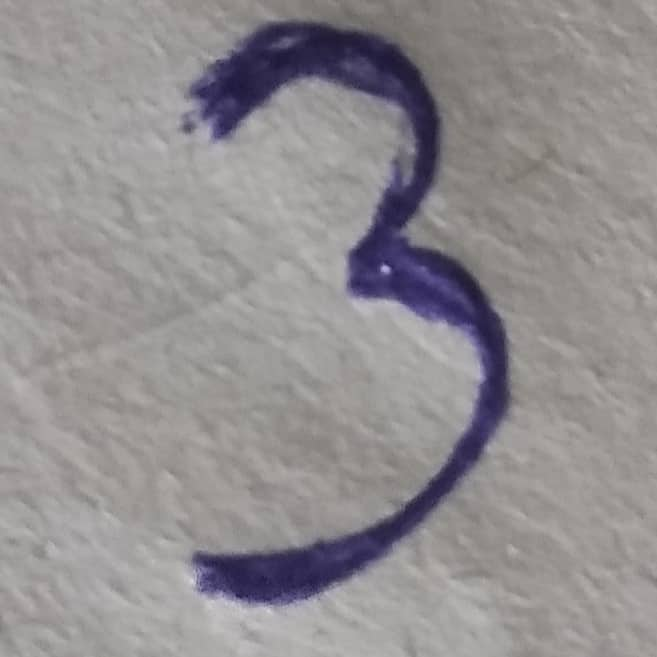
#> input picture Đồ Án 2 CNTT/test.jpg, 657 x 657 px
$ python -i SVM_And_HOG.py   (imports and definitions only)   (older library calls are emulated)
#> lines starting #> are read from the running program, lines starting #| are printed output that depends on the picture
import matplotlib.pyplot as plt
import os
import numpy as np
import gzip
from sklearn import svm
from skimage.feature import hog
from skimage import io
import time
import random

from PIL import Image, ImageFilter

def imageprepare(argv):
    """
    This function returns the pixel values.
    The imput is a png file location.
    """
#> called with argv = 'test.jpg'
    im = Image.open(argv).convert('L')
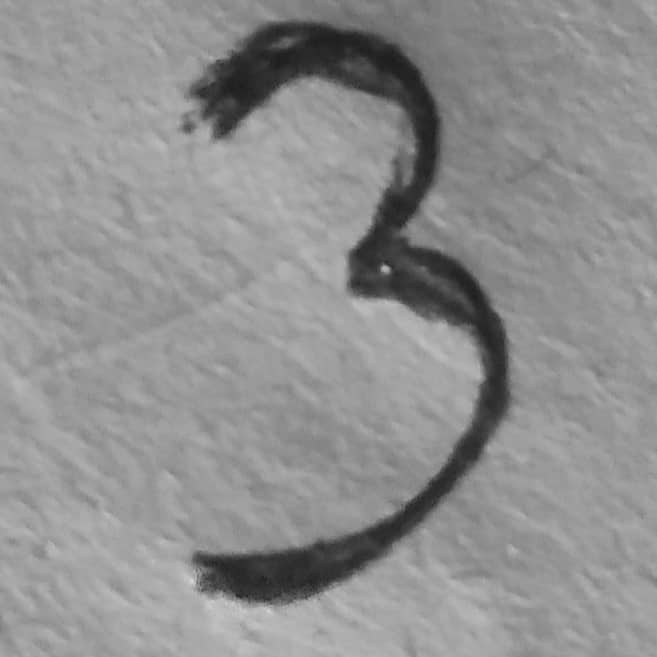
#> im: PIL image 657x657 L; min 27, max 217, mean 143.7
    width = float(im.size[0])
#> width = 657
    height = float(im.size[1])
#> height = 657
    newImage = Image.new('L', (28, 28), (255))  # creates white canvas of 28x28 pixels
#> newImage: PIL image 28x28 L; every value is 255

    if width > height:  # check which dimension is bigger
        # Width is bigger. Width becomes 20 pixels.
        nheight = int(round((20.0 / width * height), 0))  # resize height according to ratio width
        if (nheight == 0):  # rare case but minimum is 1 pixel
            nheight = 1
            # resize and sharpen
        img = im.resize((20, nheight), Image.ANTIALIAS).filter(ImageFilter.SHARPEN)
        wtop = int(round(((28 - nheight) / 2), 0))  # calculate horizontal position
        newImage.paste(img, (4, wtop))  # paste resized image on white canvas
    else:
        # Height is bigger. Heigth becomes 20 pixels.
        nwidth = int(round((20.0 / height * width), 0))  # resize width according to ratio height
#> nwidth = 20
        if (nwidth == 0):  # rare case but minimum is 1 pixel
            nwidth = 1
            # resize and sharpen
        img = im.resize((nwidth, 20), Image.ANTIALIAS).filter(ImageFilter.SHARPEN)
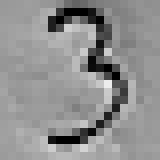
#> img: PIL image 20x20 L (shown 8 times larger); min 0, max 236, mean 143.6
        wleft = int(round(((28 - nwidth) / 2), 0))  # caculate vertical pozition
#> wleft = 4
        newImage.paste(img, (wleft, 4))  # paste resized image on white canvas
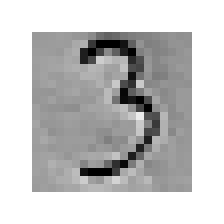
#> newImage: PIL image 28x28 L (shown 8 times larger); min 0, max 255, mean 198.2

    # newImage.save("sample.png

    tv = list(newImage.getdata())  # get pixel values
#> tv = 784 values, max 255 at index 0, min 0 at index 152, mean 198.2

    # normalize pixels to 0 and 1. 0 is pure white, 1 is pure black.
    tva = [(255 - x) * 1.0 / 255.0 for x in tv]
#> tva = 784 values, max 1 at index 152, min 0 at index 0, mean 0.223
    return tva

def load_mnist(path, kind='train'):
    """Load MNIST data from `path`"""
    labels_path = os.path.join(path, '%s-labels-idx1-ubyte.gz' % kind)
    images_path = os.path.join(path, '%s-images-idx3-ubyte.gz' % kind)

    with gzip.open(labels_path, 'rb') as lbpath:
        lbpath.read(8)
        buffer = lbpath.read()
        labels = np.frombuffer(buffer, dtype=np.uint8)
    with gzip.open(images_path, 'rb') as imgpath:
        imgpath.read(16)
        buffer = imgpath.read()
        images = np.frombuffer(buffer, dtype=np.uint8).reshape(len(labels), 28, 28).astype(np.float64)
    return images, labels

# [1 line that did not run here, left out]
# [1 line that did not run here, left out]
# [1 line not run here, left out]

fig, ax = plt.subplots(nrows=2, ncols=5, sharex=True, sharey=True,)
ax = ax.flatten()
# [9 lines not run here, left out]
#X_train = X_train.reshape(len(y_train), -1)
#X_test = X_test.reshape(len(y_test), -1)
hogImageTrain = []
hogImageTest = []
# [4 lines not run here, left out]
hogImageTrain = np.asarray(hogImageTrain)
hogImageTest = np.asarray(hogImageTest)
# [3 lines not run here, left out]
now = time.time()
clf = svm.LinearSVC(C = 10)
#clf = svm.SVC(gamma = 0.001)

# [25 lines not run here, left out]
# [4 lines of commented-out code are left out]

>>> result = imageprepare('test.jpg')
#> result has the same summary as tva in imageprepare
